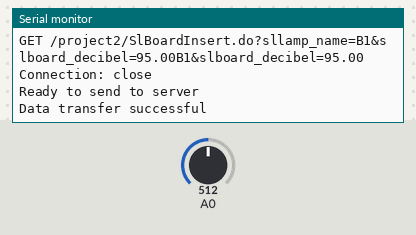
Recording of a sketch running on a simulated Arduino Uno, built with avr-gcc and run on an emulated ATmega328P. Parts: the last lines printed to the serial monitor. The test bench sets the inputs (shaded band); at power-on: A0 = 512. The modem accepts every AT command (registered, SIM ready, sends succeed) and sends nothing else.

Above: at 8.2 s.
8.3 s: A0 set to 524
At 13.4 s:
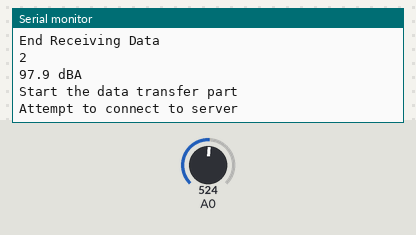
13.9 s: A0 set to 543
At 20.13 s:
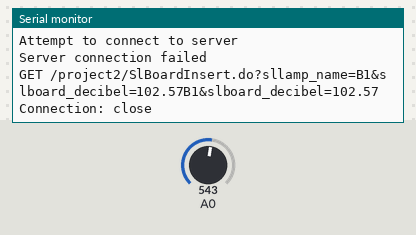
Timing chart, 0 to 21.6 s (numbered marks = the images above; inputs shaded):
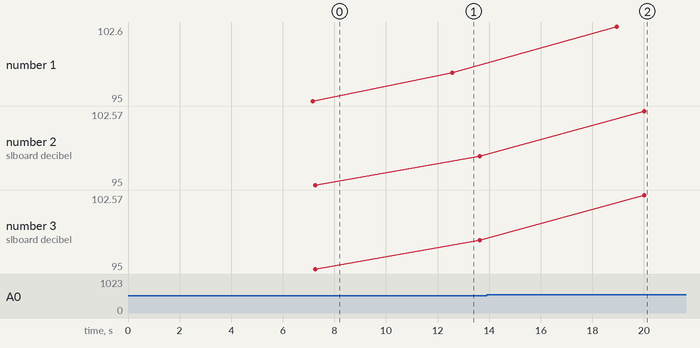

The sketch:

Wifi_Board.ino
```cpp
#include <ArduinoJson.h>
#include <SoftwareSerial.h>

// 모바일 HostSpot의 ID와 패스워드 (변경할 부분)
const String SSID = "chu";
const String PASSWORD = "12345678";
// 서버주소와 포트 (변경할 부분)
const String SERVER_IP = "192.168.137.1";
const String SERVER_PORT = "8081";

// AT 명령 저장
String cmd = "";
// 전송 데이터 저장
String sendData = "";
// WiFi 접속 실패 여부
boolean FAIL_8266 = false;

// TX, RX
SoftwareSerial esp(3, 2);
SoftwareSerial s(4, 5);

void setup() {
  Serial.println("Start module connection");
  do {

    Serial.begin(9600);
    s.begin(9600);
    esp.begin(9600);
    // ESP8266 모듈 재시작
    esp.println("AT+RST");
    delay(1000);
    // 만약 재시작되었다면
    if (esp.find("ready")) {
      Serial.println("Module ready");
      // ESP8266 모듈의 모드를 듀얼모드로 설정 (클라이언트)
      esp.println("AT+CWMODE=1");
      delay(1000);
      // AP에 접속되면
      if (cwJoinAP()) {
        Serial.println("AP successful");
        FAIL_8266 = false;
        delay(5000);
        Serial.println("Start buffer initialization");
        if (esp.available() > 0) {
          char a = esp.read();
          Serial.write(a);
        }
        Serial.println();
        Serial.println("Buffer initialization terminated");
      } else {
        Serial.println("AP connection failure");
        delay(500);
        FAIL_8266 = true;
      }
    } else {
      Serial.println("Module connection failure");
      delay(500);
      FAIL_8266 = true;
    }
  } while (FAIL_8266);
  Serial.println("Module connection complete"); //와이파이 연결 성공
}
boolean a = true;
String message = "";
String result = "";
String url = "";
int time = 0;
float voltageValue, dbValue;

void loop() {


  time ++;
  Serial.println(time);
  voltageValue = analogRead(A0) / 1024.0 * 5.0;
  dbValue = voltageValue * 50.0 - 30;
  Serial.print(dbValue, 1);
  Serial.println(" dBA");
  String db = (String)dbValue;

  if (dbValue >= 85) {
    message = "B1&slboard_decibel=" + db; // 가로등명칭 전달 / 데시벨
    url = "GET /project2/SlBoardInsert.do?sllamp_name=";
    url += message;
    s.write('w');
    sendDataToServer(message);

  }
  message = "";


  if (time == 500) {
    result = "";
    url = "GET /project2/Check";
    sendDataToServer(message); //URL요청
    Serial.println(result);
    DynamicJsonBuffer jsonBuffer;
    JsonObject& root = jsonBuffer.parseObject(result);

    String A1 = root["A1"];
    String A2 = root["B1"];
    String A3 = root["C1"];

    if (A1 == "on") {
      s.write('b');
      delay(300);
    } else if (A1 == "off") {
      s.write('c');
      delay(300);
    }

    if (A3 == "on") {
      s.write('d');
      delay(300);
    } else if (A3 == "off") {
      s.write('e');
      delay(300);
    }


  }


  if (time == 501) {
    time = 0;
  }


} // loop 문 종료


void sendDataToServer(String data) {
  Serial.println("Start the data transfer part");
  cmd = "AT+CIPSTART=\"TCP\",\"" + SERVER_IP + "\"," + SERVER_PORT + "\r\n";
  Serial.println("Attempt to connect to server");
  esp.println(cmd);
  // 웹 서버에 접속되면
  if (esp.find("OK")) {
    Serial.println("Server connection successful");
  } else {
    Serial.println("Server connection failed");
  }

  // 서버로 GET 메시지 전송
  cmd = url;
  cmd += data;
  cmd += "\r\nConnection: close\r\n\r\n";

  Serial.println(cmd);
  esp.print("AT+CIPSEND=");
  esp.println(cmd.length());
  if (esp.find("OK")) {
    Serial.println("Ready to send to server");
  } else {
    Serial.println("Failed to prepare to send to server");
  }
  esp.println(cmd);

  //데이터 전송이 완료되면
  if (esp.find("OK")) {
    Serial.println("Data transfer successful");
    Serial.println();
    delay(5000);
    Serial.println("Attempt to receive data");
    boolean check = false;
    while (esp.available()) {
      char c = esp.read();
      Serial.write(c);
      if (c == '/') {
        check = !check;
      }
      else if (check == true) {
        result += c;
      }
    }
    Serial.println();
    Serial.println("End Receiving Data");
  } else {
    Serial.println("Data transfer failed");
    sendDataToServer(data);
  }
  delay(100);
}

boolean cwJoinAP() {

  String cmd = "AT+CWJAP=\"" + SSID + "\",\"" + PASSWORD + "\"";
  esp.println(cmd);
  if (esp.find("OK")) {
    return true;
  } else {
    return false;
  }
}
```

Measured:
- the behaviour switches between 532 and 533 on A0 (found by bisection; images 1 and 2)
- after the input at 8.3 s, the serial monitor: prints a new line after 4.3 s (image 1)
- after the input at 13.9 s, the serial monitor: prints a new line after 5.0 s (image 2)
- plotted number 1: 95 → 97.9 after the input at 8.3 s, 97.9 → 102.6 after the input at 13.9 s
- plotted number 2: 95 → 97.93 after the input at 8.3 s, 97.93 → 102.57 after the input at 13.9 s
- plotted number 3: 95 → 97.93 after the input at 8.3 s, 97.93 → 102.57 after the input at 13.9 s
